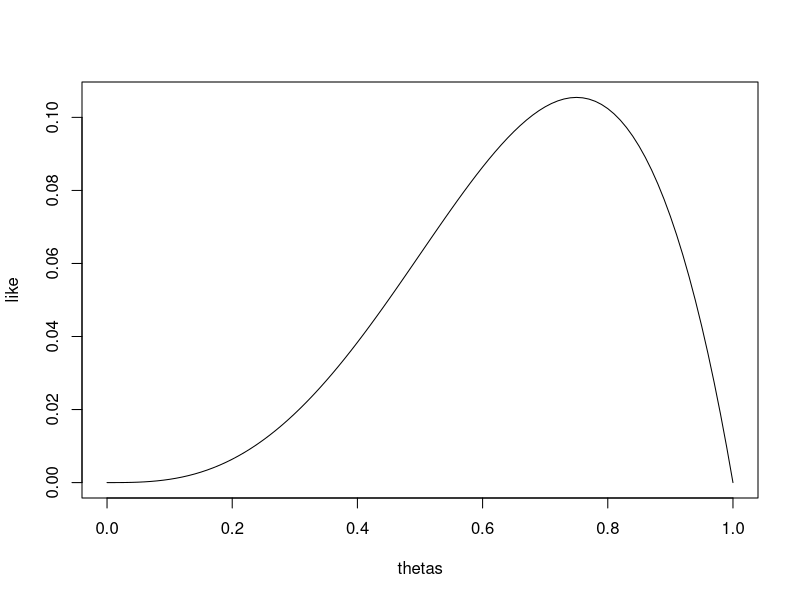
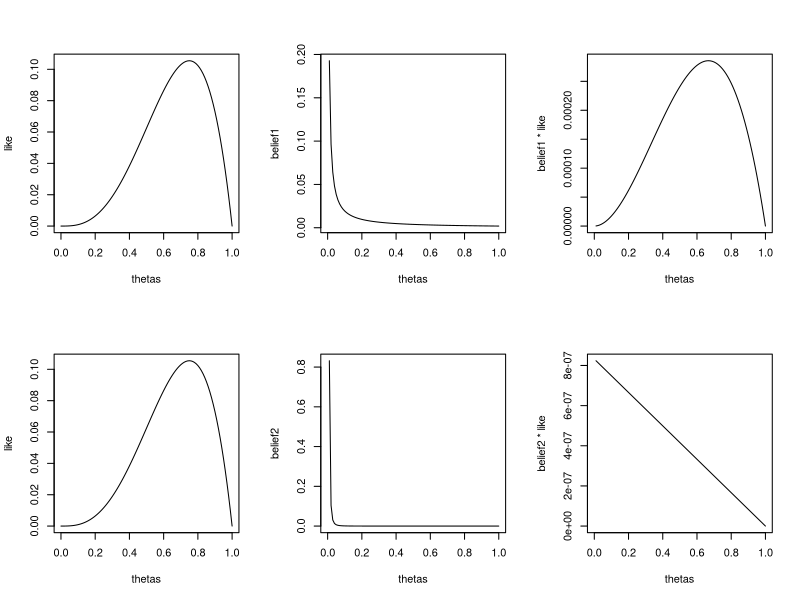

Source code (R) for these figures, in order:


# observations: MMFM

thetas <- seq(0,1,0.01)

# likelihood
like <- c()
for (theta in thetas) like <- c(like, (theta^3)*(1-theta)^1)

plot(thetas,like, type="l")

# MLE
thetas[which.max(like)]

# LRT: H0: theta<=0.05
tD <- 2*log(max(like)/like[6])
tD
# p-value
1-pchisq(tD,1)

# priors

# skeptical
belief1 <- 1/thetas
belief1[1] <- NA
belief1 <- belief1/sum(belief1, na.rm=T)

par(mfrow=c(2,3))
plot(thetas,like,type="l")
plot(thetas,belief1,type="l")
plot(thetas,belief1*like,type="l")
thetas[which.max(belief1*like)]

# very skeptical
belief2 <- 1/thetas^3
belief2[1] <- NA
belief2 <- belief2/sum(belief2, na.rm=T)

#par(mfrow=c(1,3))
plot(thetas,like,type="l")
plot(thetas,belief2,type="l")
plot(thetas,belief2*like,type="l")
thetas[which.max(belief2*like)]




